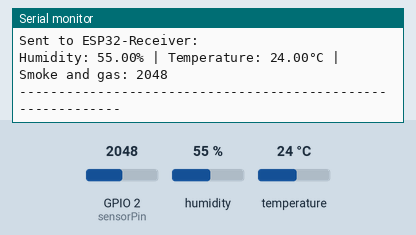
Recording of a program running on a simulated ESP32. Parts: the last lines printed to the serial monitor. Inputs (shaded band) come from the test bench; at power-on: humidity 55 %, GPIO 2 (sensorPin) = 2048, temperature 24 °C.

Above: at 5.8 s.
5.9 s: humidity set to 22 %
At 11.4 s:
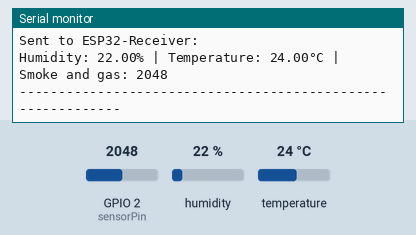
11.9 s: GPIO 2 (sensorPin) set to 2866
At 15.7 s:
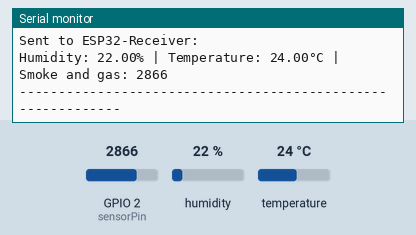
17.9 s: temperature set to 12 °C
At 21.2 s:
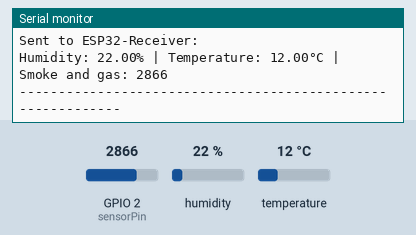
23.9 s: GPIO 2 (sensorPin) set to 3603
At 25.5 s:
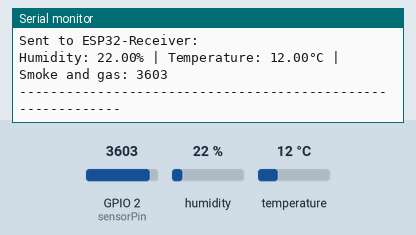
29.9 s: humidity set to 40 %
At 31.0 s:
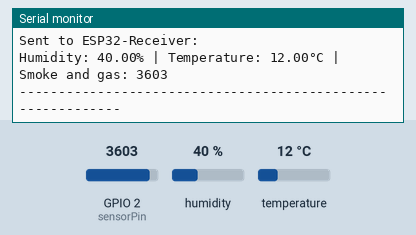
Timing chart, 0 to 32.9 s (numbered marks = the images above; inputs shaded):
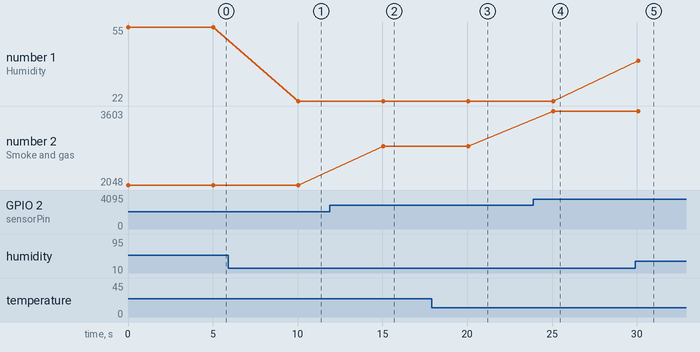

The program:

main.cpp
```cpp
#include "DHT.h"

#define sensorPin 2
#define DHTPIN 4
#define DHTTYPE DHT22
DHT dht(DHTPIN, DHTTYPE);

#define RX (16)
#define TX (17)

void setup() {
  pinMode(sensorPin, INPUT);
  Serial.begin(115200);
  Serial1.begin(115200, SERIAL_8N1, RX, TX);
  dht.begin();
}

void loop() {
  // Read data from DHT22
  float h = dht.readHumidity();
  float t = dht.readTemperature();

  // Read analog data from the smoke and gas sensor
  int avalue = analogRead(sensorPin);

  // Concat data
  String data = "Humidity: " + String(h, 2) + "% | Temperature: " + String(t, 2) + "°C | Smoke and gas: " + String(avalue);

  // Send data to ESP32 Receiver
  Serial1.println(data);

  // Print data sended
  Serial.println("Sent to ESP32-Receiver: ");
  Serial.println(data);
  Serial.println("------------------------------------------------------------");

  delay(5000);
}
```

Measured:
- after the input at 5.9 s, the serial monitor: prints a new line after 4.1 s (image 1)
- after the input at 11.9 s, the serial monitor: prints a new line after 3.1 s (image 2)
- after the input at 17.9 s, the serial monitor: prints a new line after 2.2 s (image 3)
- after the input at 23.9 s, the serial monitor: prints a new line after 1.2 s (image 4)
- after the input at 29.9 s, the serial monitor: prints a new line after 0.19 s (image 5)
- plotted number 1: 55 → 22 after the input at 5.9 s, 22 → 40 after the input at 29.9 s
- plotted number 2: 2048 → 2866 after the input at 11.9 s, 2866 → 3603 after the input at 23.9 s
